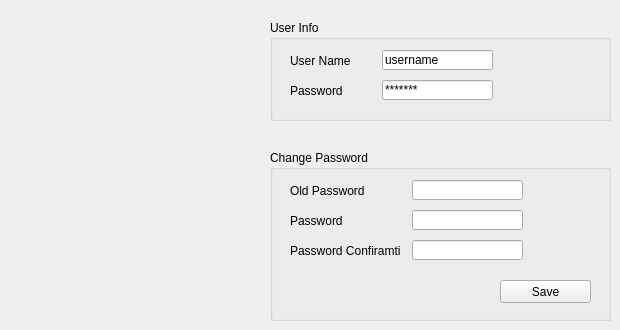
         <widget class="QWidget" name="tab_4">
          <attribute name="title">
           <string>Account Configuration</string>
          </attribute>
          <widget class="QGroupBox" name="groupBox_5">
           <property name="geometry">
            <rect>
             <x>270</x>
             <y>20</y>
             <width>341</width>
             <height>101</height>
            </rect>
           </property>
           <property name="title">
            <string>User Info</string>
           </property>
           <widget class="QLineEdit" name="lineEdit_17">
            <property name="geometry">
             <rect>
              <x>112</x>
              <y>30</y>
              <width>111</width>
              <height>20</height>
             </rect>
            </property>
            <property name="text">
             <string>username</string>
            </property>
            <property name="frame">
             <bool>true</bool>
            </property>
            <property name="clearButtonEnabled">
             <bool>false</bool>
            </property>
           </widget>
           <widget class="QLabel" name="label_41">
            <property name="geometry">
             <rect>
              <x>20</x>
              <y>30</y>
              <width>81</width>
              <height>21</height>
             </rect>
            </property>
            <property name="text">
             <string>User Name</string>
            </property>
           </widget>
           <widget class="QLabel" name="label_42">
            <property name="geometry">
             <rect>
              <x>20</x>
              <y>60</y>
              <width>81</width>
              <height>21</height>
             </rect>
            </property>
            <property name="text">
             <string>Password</string>
            </property>
           </widget>
           <widget class="QLineEdit" name="lineEdit_18">
            <property name="geometry">
             <rect>
              <x>112</x>
              <y>60</y>
              <width>111</width>
              <height>20</height>
             </rect>
            </property>
            <property name="text">
             <string>*******</string>
            </property>
           </widget>
          </widget>
          <widget class="QGroupBox" name="groupBox_6">
           <property name="geometry">
            <rect>
             <x>270</x>
             <y>150</y>
             <width>341</width>
             <height>171</height>
            </rect>
           </property>
           <property name="title">
            <string>Change Password</string>
           </property>
           <widget class="QLineEdit" name="lineEdit_19">
            <property name="geometry">
             <rect>
              <x>142</x>
              <y>30</y>
              <width>111</width>
              <height>20</height>
             </rect>
            </property>
           </widget>
           <widget class="QLabel" name="label_43">
            <property name="geometry">
             <rect>
              <x>20</x>
              <y>30</y>
              <width>111</width>
              <height>21</height>
             </rect>
            </property>
            <property name="text">
             <string>Old Password</string>
            </property>
           </widget>
           <widget class="QLabel" name="label_44">
            <property name="geometry">
             <rect>
              <x>20</x>
              <y>60</y>
              <width>111</width>
              <height>21</height>
             </rect>
            </property>
            <property name="text">
             <string>Password</string>
            </property>
           </widget>
           <widget class="QLineEdit" name="lineEdit_20">
            <property name="geometry">
             <rect>
              <x>142</x>
              <y>60</y>
              <width>111</width>
              <height>20</height>
             </rect>
            </property>
           </widget>
           <widget class="QLabel" name="label_45">
            <property name="geometry">
             <rect>
              <x>20</x>
              <y>90</y>
              <width>111</width>
              <height>21</height>
             </rect>
            </property>
            <property name="text">
             <string>Password Confiramtion</string>
            </property>
           </widget>
           <widget class="QLineEdit" name="lineEdit_21">
            <property name="geometry">
             <rect>
              <x>142</x>
              <y>90</y>
              <width>111</width>
              <height>20</height>
             </rect>
            </property>
           </widget>
           <widget class="QPushButton" name="pushButton_12">
            <property name="geometry">
             <rect>
              <x>230</x>
              <y>130</y>
              <width>91</width>
              <height>23</height>
             </rect>
            </property>
            <property name="text">
             <string>Save</string>
            </property>
           </widget>
          </widget>
         </widget>
